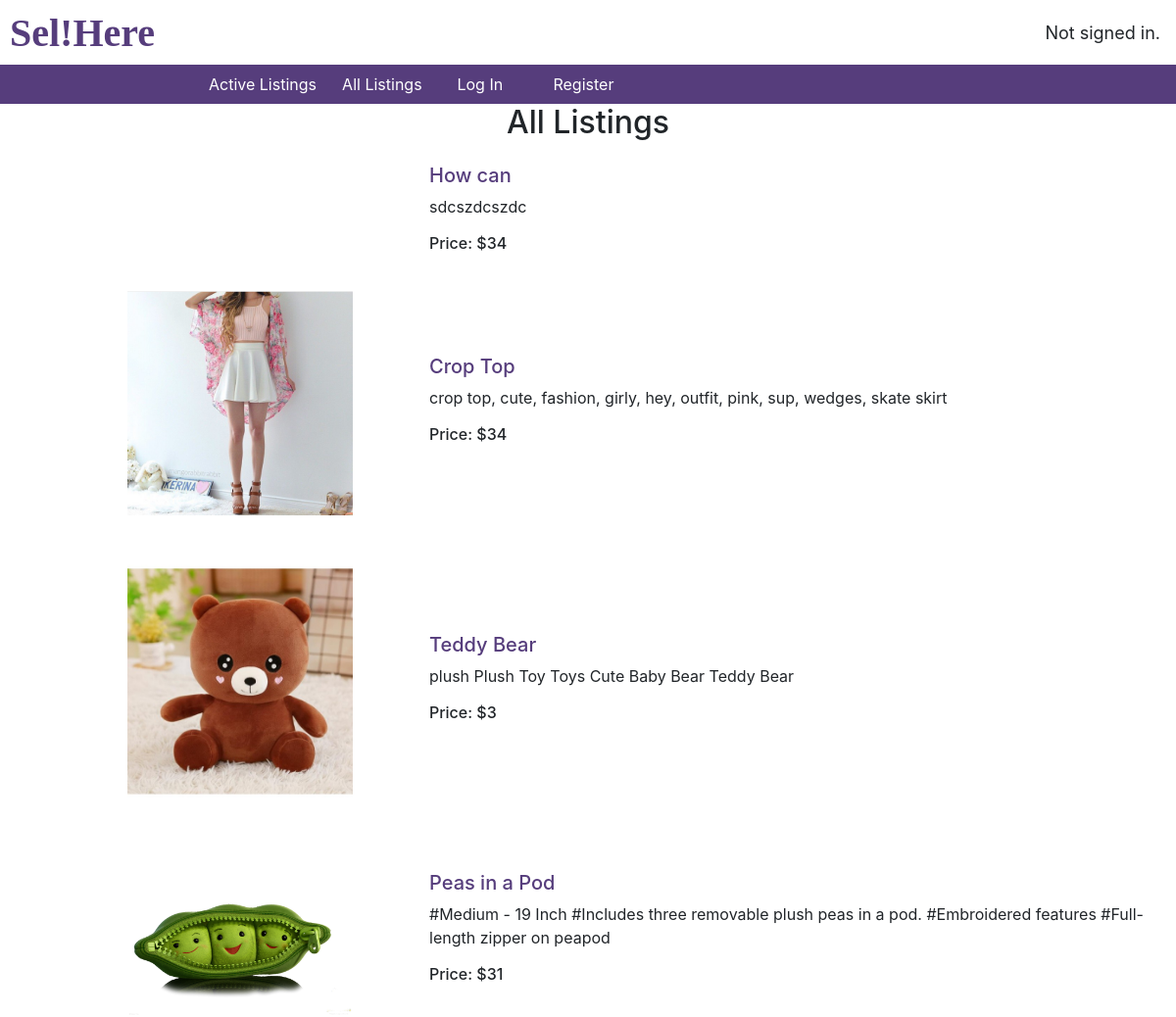
The page /all_listings (upper part) on the database as committed earlier.
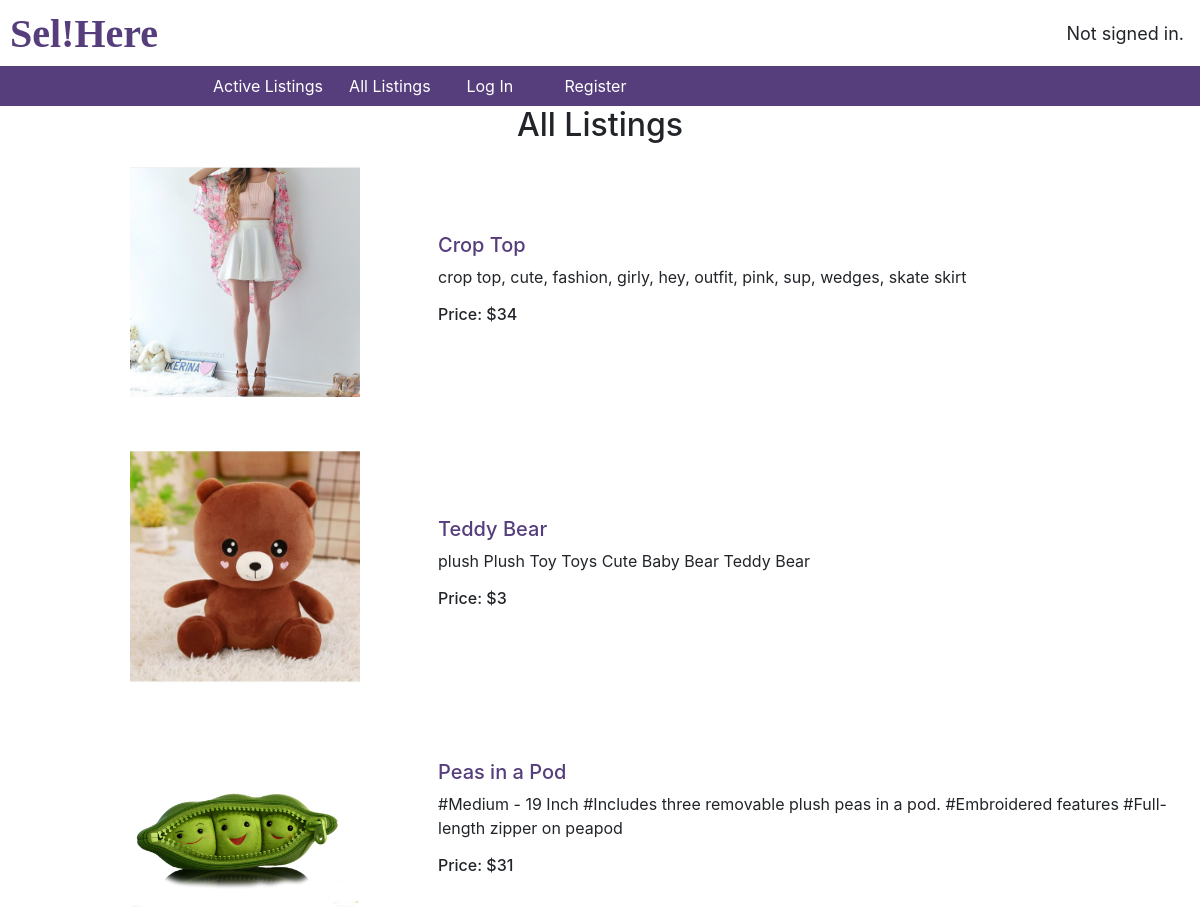
The same page on the database as committed later.
### auctions/models.py (models this page shows, shortened)
class listing(models.Model):
    owner=models.CharField(max_length=64,default="")
    title=models.CharField(max_length=50)
    desc=models.TextField()
    active=models.BooleanField(default="True")
    winner=models.CharField(max_length=64,default="", null=True,blank=True)
    initial_amt=models.IntegerField()
    image=models.ImageField(upload_to='product',null=True,blank=True)
    category=models.CharField(max_length = 20, choices =CHOICES)
    published_date = models.DateTimeField(default=timezone.now)

### auctions/views.py (the view)
# urls.py: path("all_listings",views.all_listings,name="all_listings"),
def all_listings(request):
    product=listing.objects.all().order_by('-published_date')
    return  render(request,'auctions/all_listings.html',{'product':product})

### auctions/templates/auctions/all_listings.html
{% extends "auctions/layout.html" %}
{% block body %}
    <h2 style="text-align:center">All Listings</h2>
    <table>
        {% for all in product %}
        <tr>
            <td id="img-col">
                {% if all.image %}
                    <a href="{% url 'details' all.id %}"><img src="{{ all.image.url }}"></a>
                {% endif %}
            </td>
            <td id="right-col">
                <a href="{% url 'details' all.id %}"><h5>{{ all.title }}</h5></a>
                <p>{{ all.desc }}</p>
                <h6>Price: ${{ all.initial_amt }}</h6>
            </td>
        </tr>
        {% endfor %}
    </table>
{% endblock %}

Rows that differ between the two databases and show on the page:
removed listing: title "How can", desc "sdcszdcszdc", initial_amt "34"
